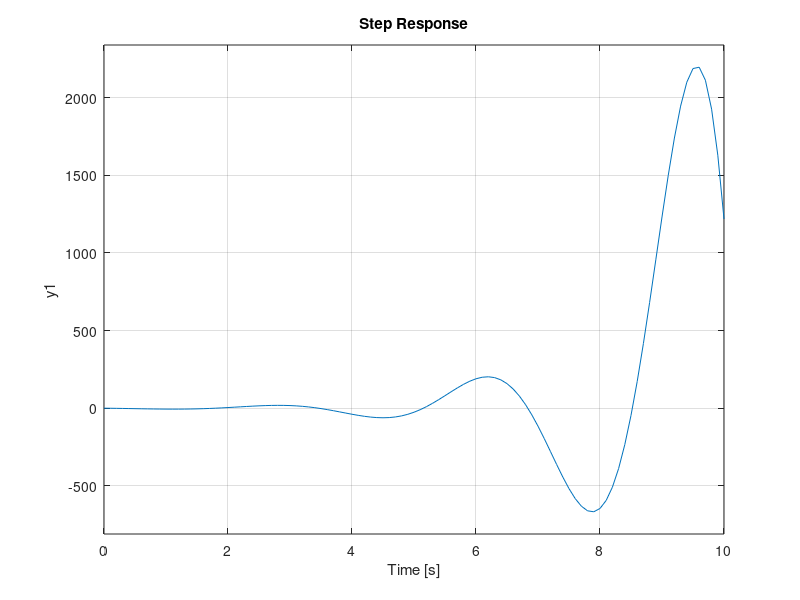

MATLAB code to generate this figure:
% Example 11.3
% Lockheed F-104 Starfighter

clear
clc

% Pitch rate response to elevator transfer function
% Transfer function construction

s = tf('s');
num = -4.66 * s * (s + 0.133) * (s + 0.269);
den = (s^2 + 0.015 * s + 0.021) * (s^2 + 0.911 * s + 4.884);

sys = num/den;

% Stability modes
damp(sys)

% ## Goals ##
% Phugoid damping ratio >= 0.04
% Short-period damping ratio >= 0.5
% Short-period undamped natural frequency >= 0.8 and <= 3.0 rad/s

t = 0:0.1:10;

subplot(1,2,1);
step(sys, t)

% Closed-loop with gain
sys_cl = feedback(sys, 0.5);
subplot(1,2,2);
step(sys_cl, t);